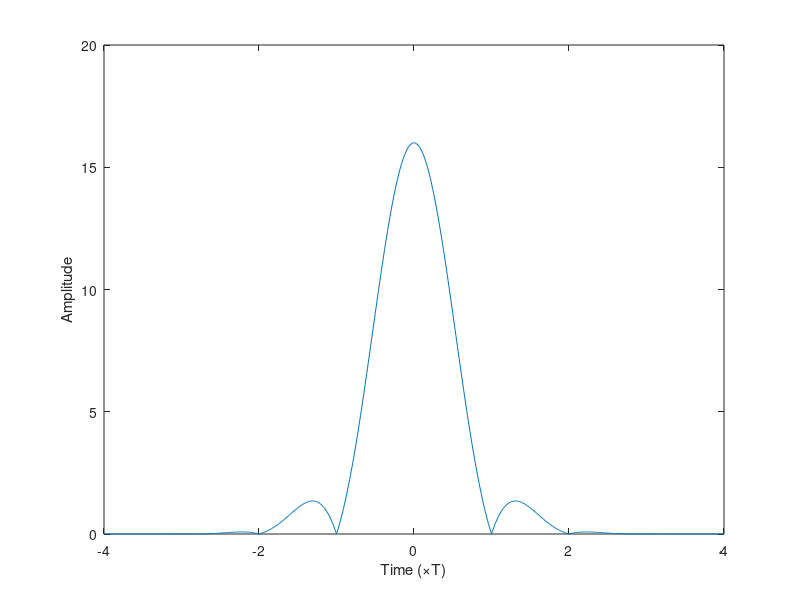

Here is the MATLAB script that generated this plot:
% Check if PHYDYAS product filter satisfies Nyquist criterion
clc
clf
close all
clearvars

H1 = 0.97196;
H2 = 1/sqrt(2);
H3 = 0.235149;
K = 4;
T = 1;
h = @(t) ((t>=-K*T/2)&(t<K*T/2)).*...
    (1+2*(...
    H1*cos(1*2*pi/(K*T)*t)+...
    H2*cos(2*2*pi/(K*T)*t)+...
    H3*cos(3*2*pi/(K*T)*t)));
hprod = @(t,tau) h(tau).*h(t-tau);

%% Check if the product of the prototype is Nyquist or not
% t = -K*T:T/1e2:K*T;
% for i = 1:length(t)
%     gg = @(tau) hprod(t(i),tau);
%     g(i) = integral(gg,-K*T,K*T);
% end
% 
% idx1 = find(t==-T);
% idx2 = find(t==T);
% 
% figure()
% plot(t/T,g)
% hold on
% plot(t(idx1),g(idx1),'ro')
% plot(t(idx2),g(idx2),'ro')
% text(t(idx1),g(idx1)+1,sprintf('g(%d*T) = %d',t(idx1)/T,g(idx1)))
% text(t(idx2),g(idx2),sprintf('g(%d*T) = %d',t(idx2)/T,g(idx2)))
% hold off
% xlabel('Time (\timesT)')
% ylabel('Amplitude')

%% Now check across channels
F = 1/T;
k1 = 1;
k2 = 1;
hk = @(t,k) h(t).*exp(1j*k*2*pi*F*t);
hk1k2prod = @(t,tau,k1,k2) hk(tau,k1).*hk(t-tau,k2);

t = -K*T:T/1e2:K*T;
for i = 1:length(t)
    ggk1k2 = @(tau) hk1k2prod(t(i),tau,k1,k2);
    gk1k2(i) = integral(ggk1k2,-K*T,K*T);
end

figure()
plot(t/T,abs(gk1k2))
hold off
xlabel('Time (\timesT)')
ylabel('Amplitude')